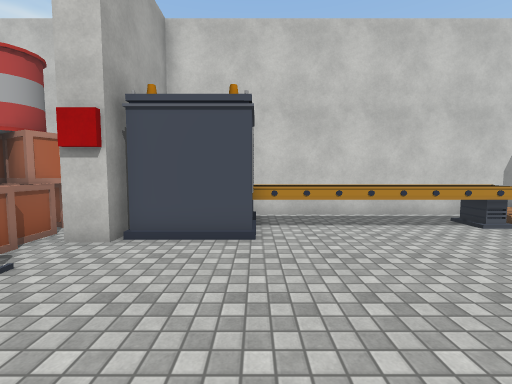
View 1 (above)

24 first-person views from a walk through a 3-D level made in the Unity game engine. The camera is 1.5 m above the floor, tilts 4° down and sees 90° across. The floor is counted in squares, 1 m on a side. Each view is taken from the middle of a square. On the plan, view 1 faces up. The plan holds only what a view shows up to about 13 squares ahead; the rest is blank. The player character is not drawn. Some surface patterns are stand-ins.

View 2
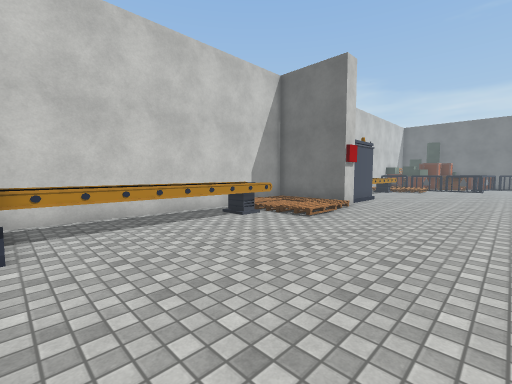

View 3
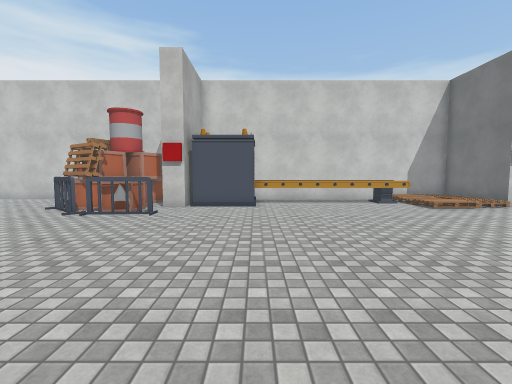

View 4
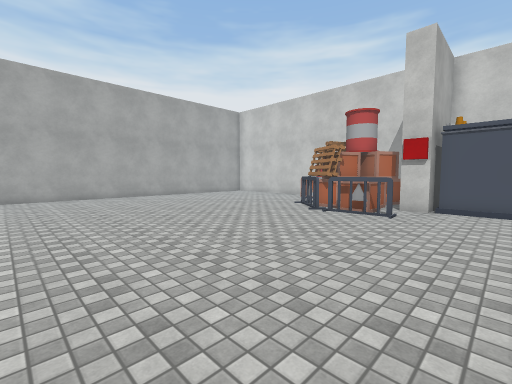

View 5
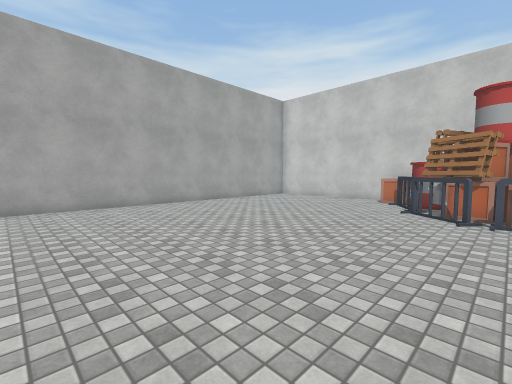

View 6
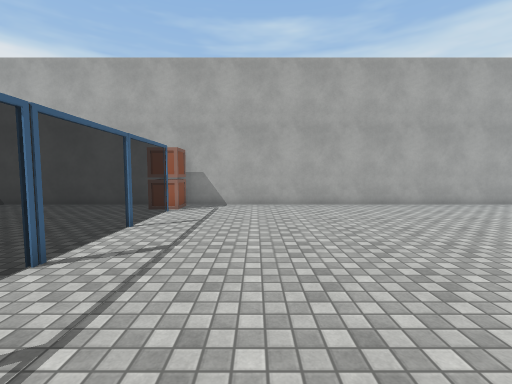

View 7
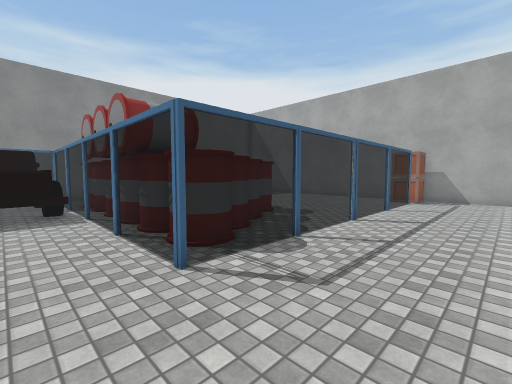

View 8
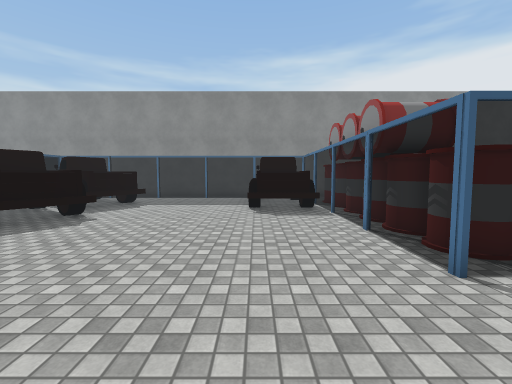

View 9
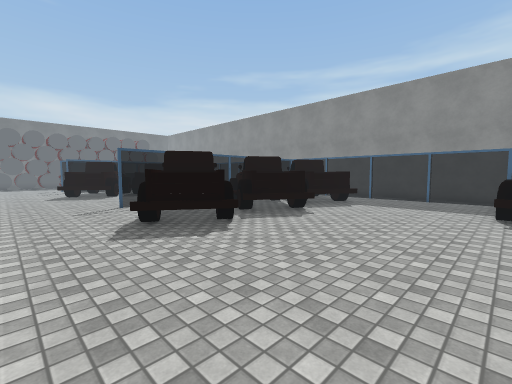

View 10
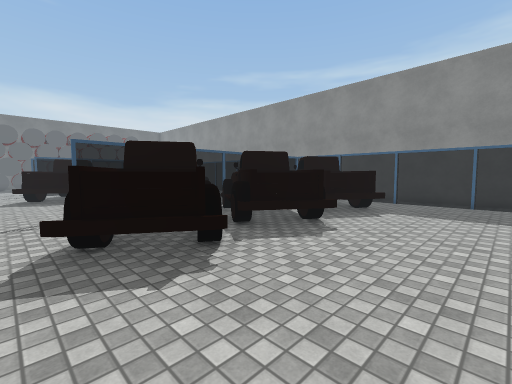

View 11
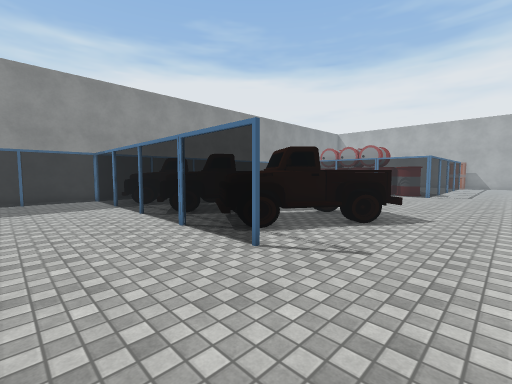

View 12
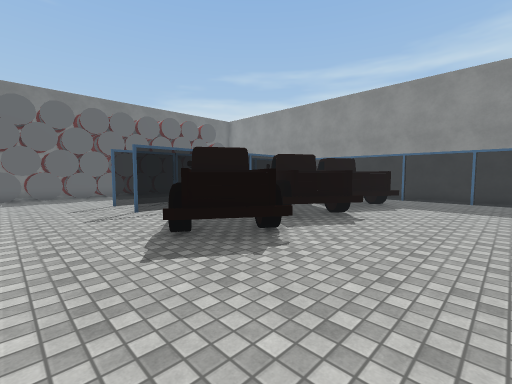

View 13
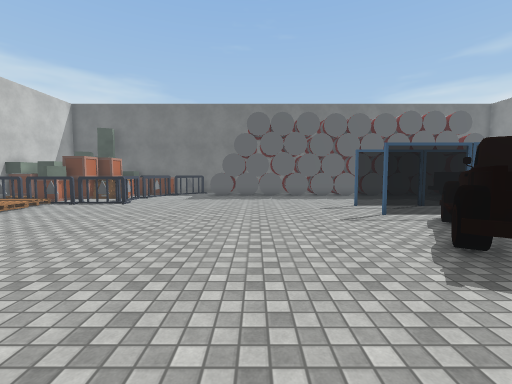

View 14
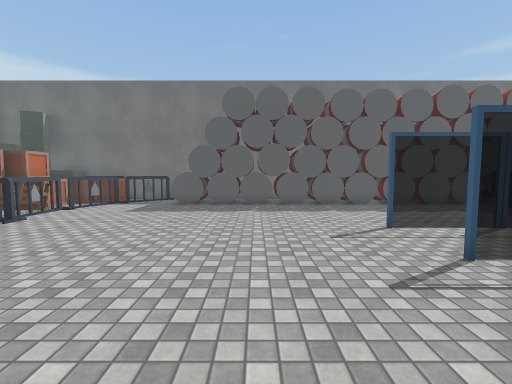

View 15
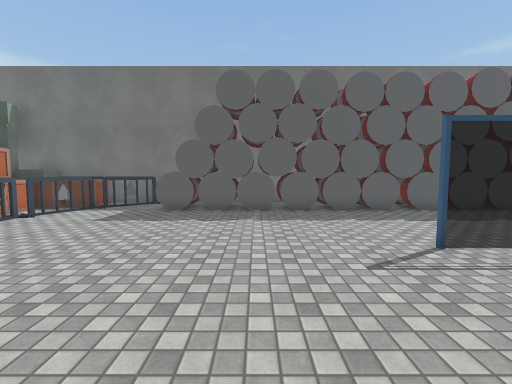

View 16
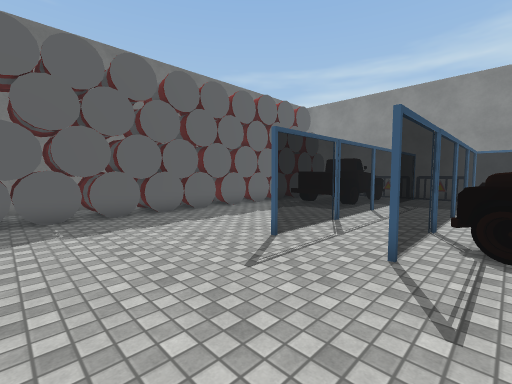

View 17
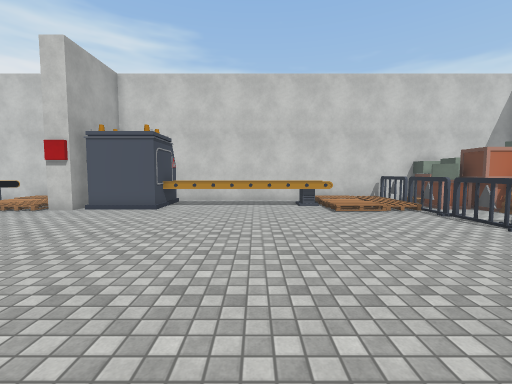

View 18
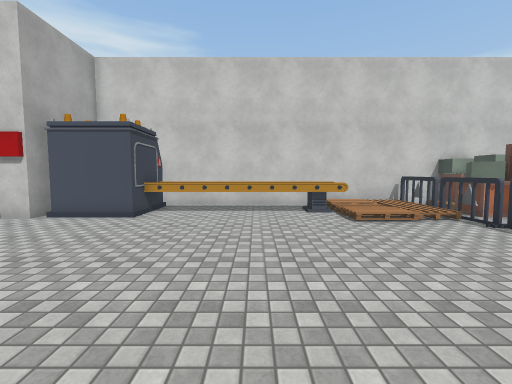

View 19
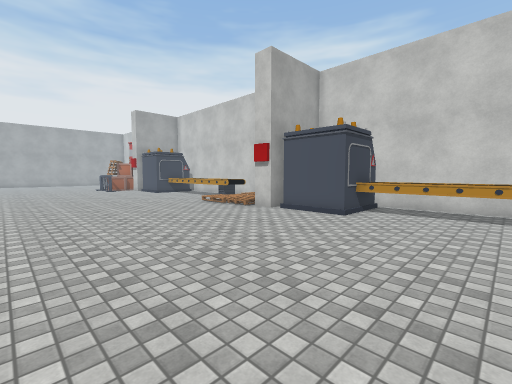

View 20
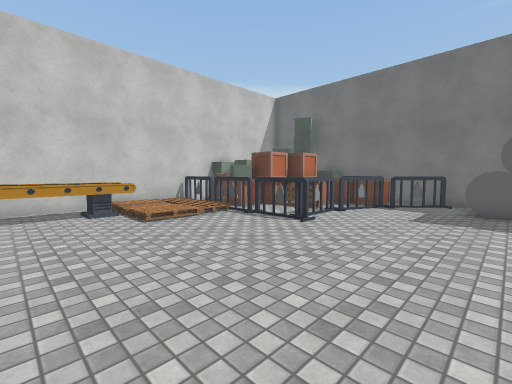

View 21
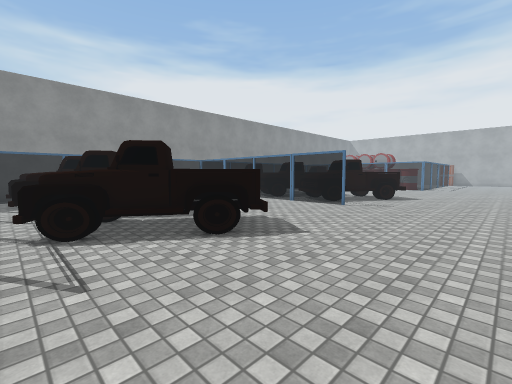

View 22
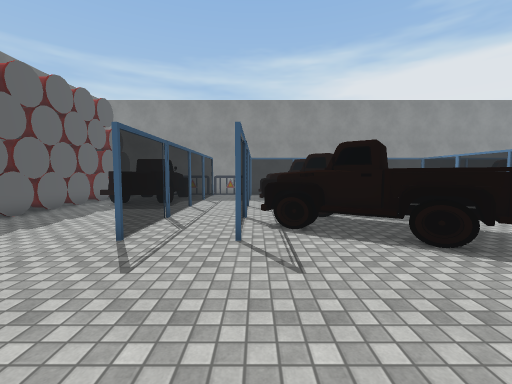

View 23
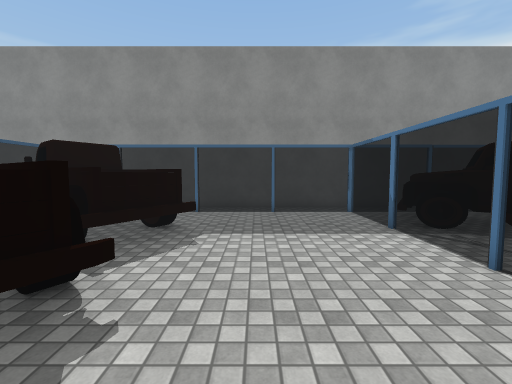

View 24
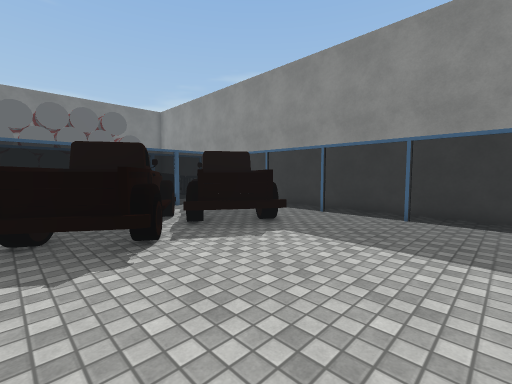

### Floor plan
Key: @ floor where view 1 was taken; # wall or solid block; . floor; / step, stairs or slope; = window, fence, low wall or low ledge; ^ raised ledge; B box; A barrier; R barrel; T truck; O other object.
Columns run from 19 left of view 1 to 35 right of it. Each row starts with its distance up from view 1.
 10                    ###########    ###############
  9         BB         O.......//     O.......////A BB
  8         BBRR  B #  O^^^^^^^^       O^^^^^^^O  A BB
  7 #      ..AAR BB #  O^^^^^^^=  /#  OO^^^^^^^   AB  B O
  6 #.     ...AB BB#####.......////####O......////ABBBB OO
  5 #..   ....AABBB............////...........////A.BBB
  4 #... ......AAAAA..............................A..B B O
  3 #.............................................A..OBBBO
  2 #.............................................AAAAABBO
  1 #..................................................AAB#
  0 #..................@................................A##
 -1 #....................................................A#
 -2 #..................................................O  #
 -3 #..................................................OO #
 -4 #......................  ..........................OO #
 -5 #.................       ..........................OO #
 -6 #..................................................OO##
 -7 #..................................................O#O#
 -8 #..................................................OO
 -9 #BB......................TT..........TT............OO
-10 #BB=============........TTTTT.=.....TTTTT.=..=.....OO
-11 #BB.........OOO=........TTTTTT=.....TTTTTTT..=.....OO
-12 #......... O  O=......... TTTT=...... T  TT..=.....O#O
-13 #........O    O=.........TTTTT=......TT   =..=.....OO
-14 #..... ..     O=........TTTTT.=.....TTTT .=..=.....OO
-15 #....         O=........TTTTTT=.....TTTTTT=..=.....O
-16 #...          O=TTT...... T  T#......TTT TT..=.TTT.O
-17 #..           O=T T......TTT T=......TT   =..=.T T.O
-18 #.            O=TT .....TT TT.=.....TT T .=.. .T   O
-19 #             O#TTT.....TTTTTT=.....TTTTTT=..
-20                =T  ...... TTTT=...... T  TT..
-21                    ........   =........   =
-22                   #======  = ==========   =
-23                   ####### ##############

Where each view was taken, in squares from view 1:
view 1: 0 up, 0 right, facing up
view 2: 0 up, 0 right, facing up-right
view 3: 6 down, 0 right, facing up
view 4: 6 down, 1 left, facing up-left
view 5: 6 down, 6 left, facing up-left
view 6: 6 down, 6 left, facing left
view 7: 6 down, 2 left, facing down-left
view 8: 6 down, 1 left, facing down
view 9: 6 down, 1 left, facing down-right
view 10: 8 down, 1 right, facing down-right
view 11: 6 down, 15 right, facing down-left
view 12: 6 down, 13 right, facing down-right
view 13: 5 down, 14 right, facing right
view 14: 6 down, 19 right, facing right
view 15: 6 down, 21 right, facing right
view 16: 5 down, 22 right, facing down-right
view 17: 5 down, 20 right, facing up
view 18: 3 down, 20 right, facing up
view 19: 3 down, 20 right, facing up-left
view 20: 3 down, 20 right, facing up-right
view 21: 4 down, 23 right, facing down-left
view 22: 4 down, 23 right, facing down
view 23: 12 down, 15 right, facing down
view 24: 13 down, 12 right, facing down-right
